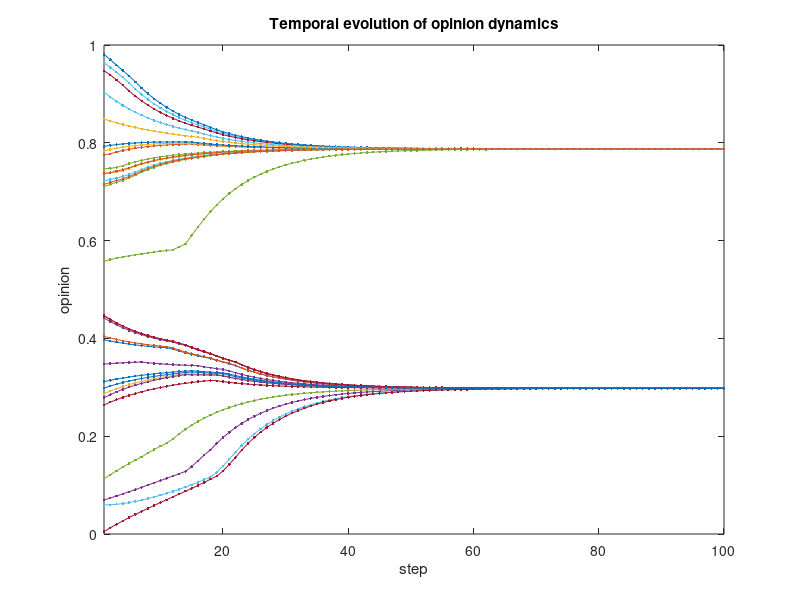

Write the MATLAB code that produced this figure.
function temple_abm_opinion_dynamics
%TEMPLE_ABM_OPINION_DYNAMICS
%   Agents whose opinions affect each other. The
%   basic trend is that everybody is drawn to the
%   average opinion in their vicinity. The key
%   question is whether a global consensus is reached,
%   or whether instead multiple opinion clusters form.
%
% 04/2018 by Benjamin Seibold
%            http://www.math.temple.edu/~seibold/

%------------------------------------------------------------------------
% Parameters
%------------------------------------------------------------------------
n = 30; % number of agents
r = .2; % radius of influence
ns = 100; % number of steps
mu = .1; % strength of attraction per step

% Initialization
x0 = rand(n,1); % initial opinions
X = x0*ones(1,ns+1); % data structure for results

% Computation
for i = 1:ns % time loop
    %--------------------------------------------------------------------
    % Plotting
    %--------------------------------------------------------------------
    clf
    plot(1:i,X(:,1:i)','.-')
    axis([1,ns,0,1])
    xlabel('step')
    ylabel('opinion')
    title('Temporal evolution of opinion dynamics')
    pause(1e-2)
    
    %--------------------------------------------------------------------
    % Update rule
    %--------------------------------------------------------------------
    a = zeros(n,1); % average opinion
    for j = 1:n % loop over agents
        dist = abs(X(:,i)-X(j,i)); % distance to other agents
        ind = 0<dist&dist<=r; % nearby agents
        if any(ind) % if at least one other agent is nearby
            a(j) = mean(X(ind,i)); % average of other agents' opinion
        else % if no other agents nearby agents
            a(j) = X(j,i); % use agent's opinion as attractor
        end
    end
    X(:,i+1) = X(:,i)+mu*(a-X(:,i)); % move opinion towards average
end
